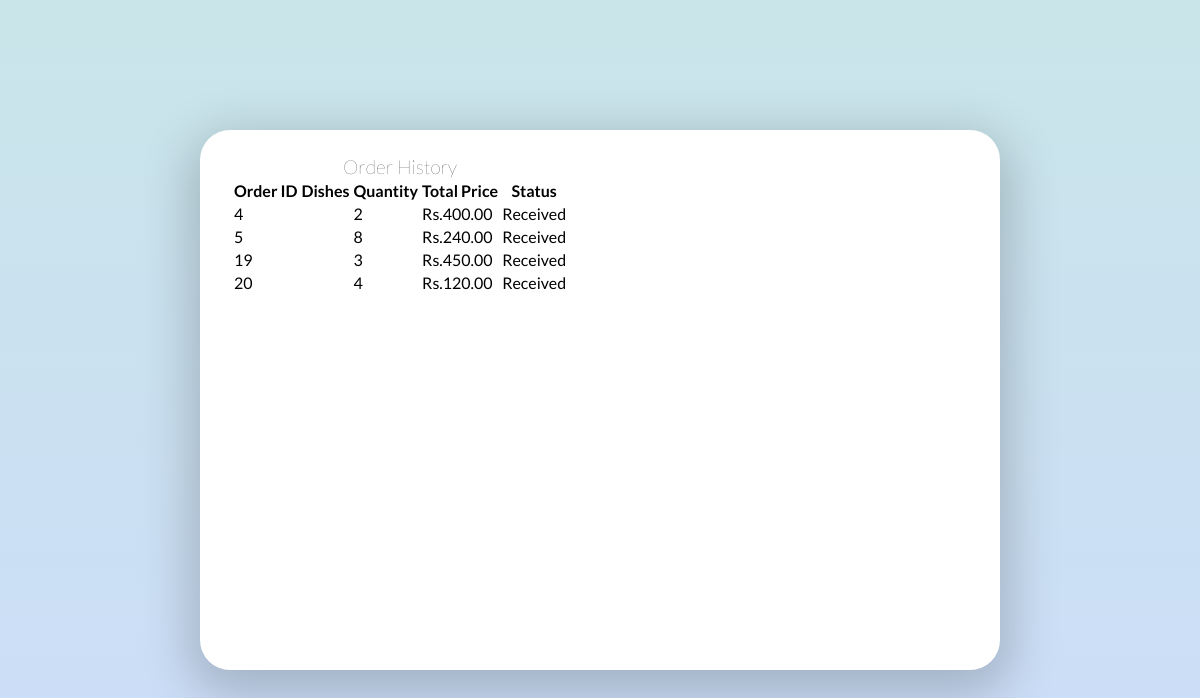
/order_history/ (signed in), run on the app's committed database.
### app/models.py (models this page shows, shortened)
class Order(models.Model):
    user = models.ForeignKey(User, on_delete=models.CASCADE)
    dishes = models.ForeignKey(Dish, on_delete=models.CASCADE,related_name='orders')
    quantity = models.PositiveIntegerField()
    total_price = models.DecimalField(max_digits=10, decimal_places=2)
    status_choices = (
        ('received', 'Received'),
        ('preparing', 'Preparing'),
        ('ready', 'Ready for Pickup'),
        ('delivered', 'Delivered')
    )
    status = models.CharField(max_length=20, choices=status_choices, default='received')
    delivery_address = models.TextField(default="Address not provided", null=False)
    payment_method = models.CharField(max_length=20, choices=[
        ('Cash on Delivery', 'Cash on Delivery'),
        ('Credit Card', 'Credit Card'),
        ('UPI', 'UPI')
    ], default='Cash on Delivery')

### app/views.py (the view)
# urls.py: path('order_history/', views.order_history, name='order_history'),
@login_required(login_url='/login/')
def order_history(request):
    orders = Order.objects.filter(user=request.user)
    context = {
        'orders': orders
    }
    return render(request, 'order_history.html', context)

### app/templates/order_history.html (shortened to what this page needs)
{% load static %}
<!DOCTYPE html>
<html lang="en">
  <head>
    <link rel="stylesheet" href="{% static 'css/cart.css' %}" />
  </head>
  <body>
    <div class="container">
      <div class="window">
        <div class="order-info">
          <div class="order-info-content">
            <h2>Order History</h2>
            <table class="table">
                <thead>
                    <tr>
                        <th>Order ID</th>
                        <th>Dishes</th>
                        <th>Quantity</th>
                        <th>Total Price</th>
                        <th>Status</th>
                    </tr>
                </thead>
                <tbody>
                    {% for order in orders %}
                    <tr>
                        <td>{{ order.id }}</td>
                        <td>
                        </td>
                        <td>{{ order.quantity }}</td>
                        <td>Rs.{{ order.total_price }}</td>
                        <td>{{ order.get_status_display }}</td>
                    </tr>
                    {% endfor %}
                </tbody>
            </table>
          </div>
        </div>
      </div>
    </div>
  </body>
</html>

### app/static/css/cart.css (style rules this page uses)
body,html { height:100%; margin:0; font-family:lato; }
h2 { margin-bottom:0px; margin-top:25px; text-align:center; font-weight:200; font-size:19px; font-size:1.2rem; }
.container { height:100%; -webkit-box-pack:center; -webkit-justify-content:center; -ms-flex-pack:center; justify-content:center; -webkit-box-align:center; -webkit-align-items:center; -ms-flex-align:center; align-items:center; display:-webkit-box; display:-webkit-flex; display:-ms-flexbox; display:flex; background:-webkit-linear-gradient(#c5e5e5, #ccddf9); background:linear-gradient(#c9e5e9,#ccddf9); }
.window { height:540px; width:800px; background:#fff; display:-webkit-box; display:-webkit-flex; display:-ms-flexbox; display:flex; box-shadow: 0px 15px 50px 10px rgba(0, 0, 0, 0.2); border-radius:30px; z-index:10; }
.order-info { height:100%; width:50%; padding-left:25px; padding-right:25px; box-sizing:border-box; display:-webkit-box; display:-webkit-flex; display:-ms-flexbox; display:flex; -webkit-box-pack:center; -webkit-justify-content:center; -ms-flex-pack:center; justify-content:center; position:relative; }
.order-info-content { table-layout:fixed; }

### data on the page
Order: id "4", quantity "2", total_price "400.00", status "Received"
Order: id "5", quantity "8", total_price "240.00", status "Received"
Order: id "19", quantity "3", total_price "450.00", status "Received"
Order: id "20", quantity "4", total_price "120.00", status "Received"
